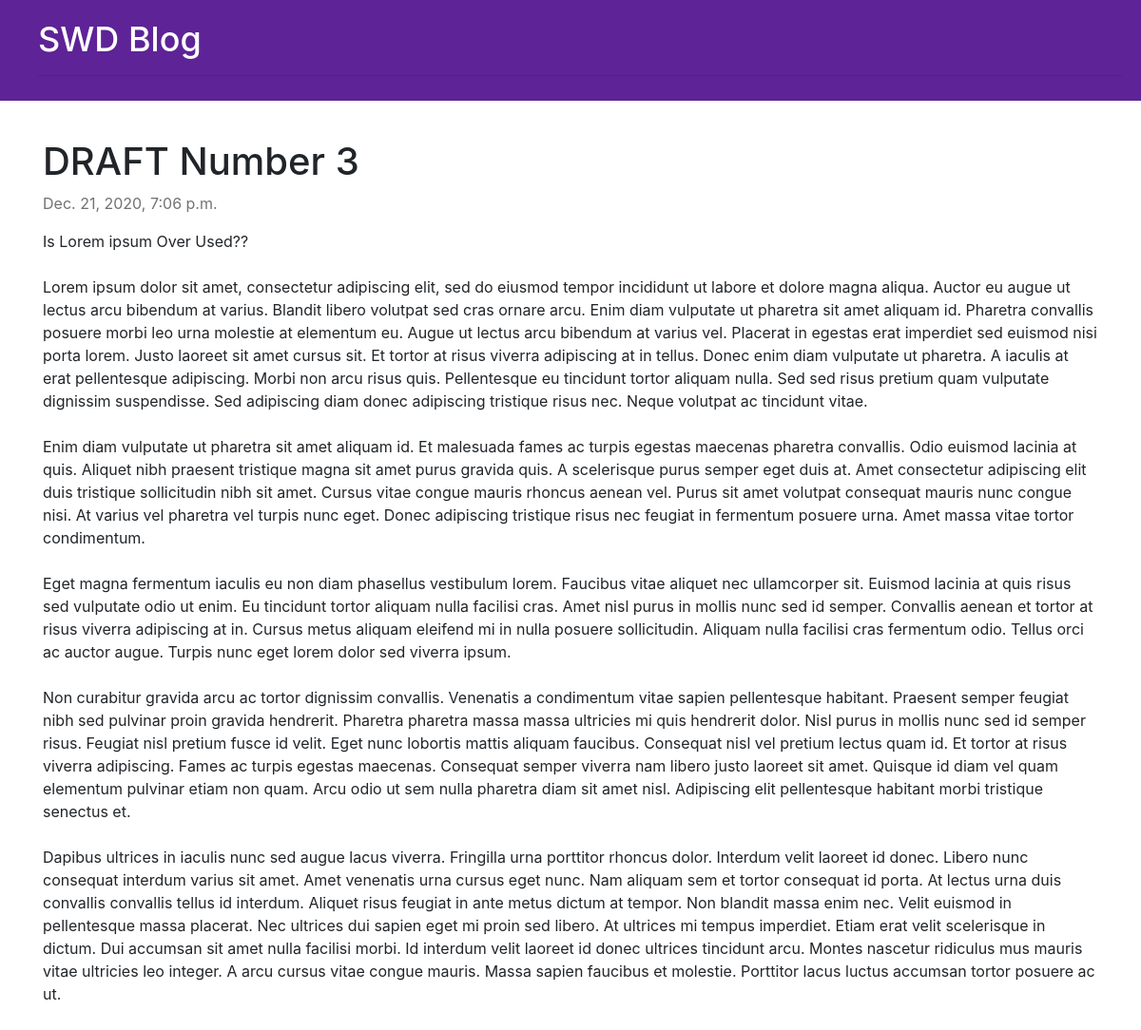
/post/16/, run on the app's committed database.
### blog/models.py (models this page shows, shortened)
class Post(models.Model):
    author = models.ForeignKey('auth.User', on_delete=models.CASCADE)
    title = models.CharField(max_length=200)
    text = models.TextField()
    created_date = models.DateTimeField(default=timezone.now)
    published_date = models.DateTimeField(blank=True, null=True)

### blog/views.py (the view)
# urls.py: path('post/<int:pk>/', views.post_detail, name='post_detail'),
def post_detail(request, pk):
    post = get_object_or_404(Post, pk=pk)
    stuff_for_frontend = {'post': post}
    return render(request, 'blog/post_detail.html', stuff_for_frontend)

### blog/templates/blog/post_detail.html (shortened to what this page needs)
{% extends 'blog/base.html' %}
{% block content %}
    <div class="post" >
        <h1>{{ post.title }}</h1>
        {% if post.published_date %}
            <div class="d-flex">
                <p class="published-date " >{{ post.published_date }}</p>
            </div>
        {% else %}
            <a href="{% url 'post_publish' pk=post.pk %}" class="btn btn-primary">Publish</a>
        {% endif %}
        <p>{{ post.text|linebreaksbr}}</p>
    </div>
{% endblock %}

### blog/static/css/blog.css (style rules this page uses)
.published-date { color: #727272; font-weight: 400; }
.post { margin-bottom: 30px; }

### data on the page
Post: title "DRAFT Number 3", published_date "Dec. 21, 2020, 7:06 p.m.", text "Is Lorem ipsum Over Used?? Lorem ipsum dolor sit amet, consectetur adipiscing elit, sed do eiusmod tempor incididunt ut labore et dolore magna aliqua. Auctor eu augue ut lectus arcu bibendum at varius. Blandit libero volutpat sed cras ornare arcu. Enim diam vulputate ut pharetra sit amet aliquam id. Pharetra convallis posuere morbi leo urna molestie at elementum eu. Augue ut lectus arcu bibendum at varius vel. Placerat in egestas erat imperdiet sed euismod nisi porta lorem. Justo laoreet sit amet cursus sit. Et tortor at risus viverra adipiscing at in tellus. Donec enim diam vulputate ut pharetra. A iaculis at erat pellentesque adipiscing. Morbi non arcu risus quis. Pellentesque eu…"
